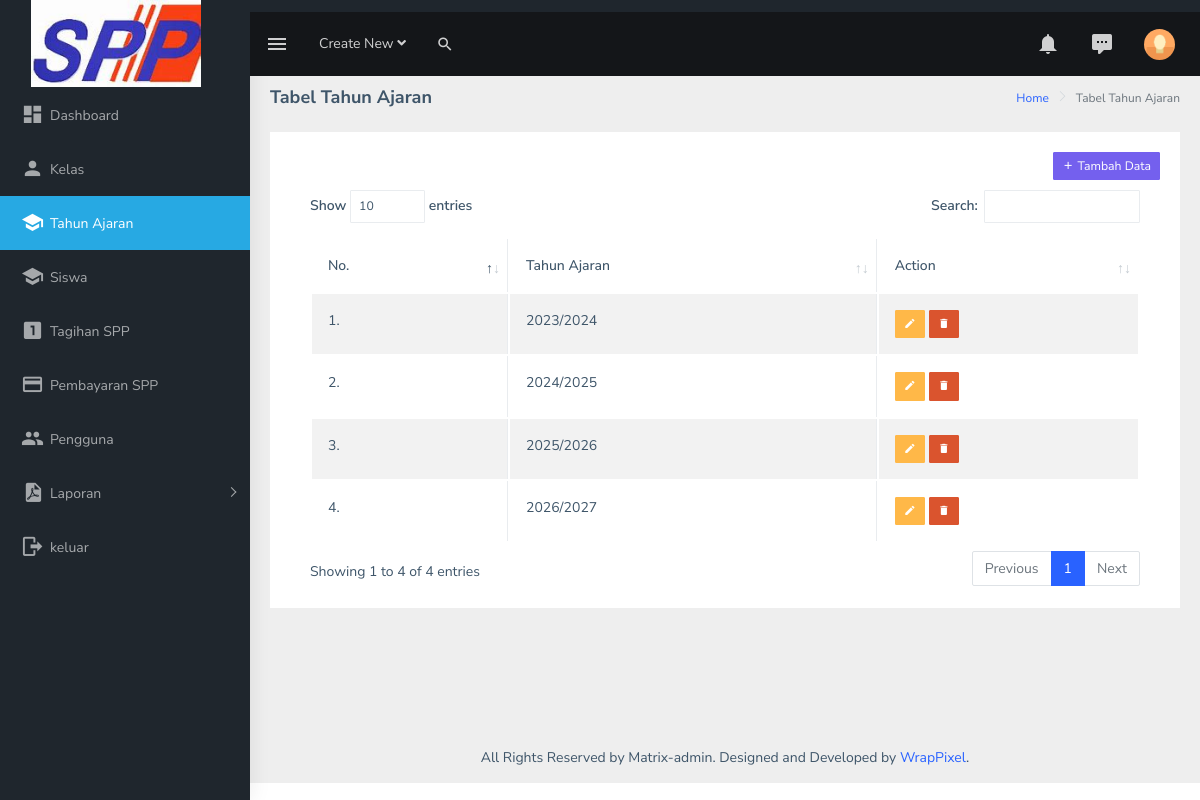
The app's page /admin/tahunA.php (signed in) with its own data.
### tables this page shows
CREATE TABLE `tb_ta` (
  `id_ta` int(11) NOT NULL,
  `ta` varchar(50) NOT NULL
);

### admin/tahunA.php (the view, shortened to what this page needs)
<?php
include 'koneksi.php';
?>
<!DOCTYPE html>
<html dir="ltr" lang="en">
  <head>
    <link
      rel="stylesheet"
      type="text/css"
      href="../assets/extra-libs/multicheck/multicheck.css"
    />
    <link
      href="../assets/libs/datatables.net-bs4/css/dataTables.bootstrap4.css"
      rel="stylesheet"
    />
    <link href="../dist/css/style.min.css" rel="stylesheet" />
  </head>
  <body>
    <div
      id="main-wrapper"
      data-layout="vertical"
      data-navbarbg="skin5"
      data-sidebartype="full"
      data-sidebar-position="absolute"
      data-header-position="absolute"
      data-boxed-layout="full"
    >
      <header class="topbar" data-navbarbg="skin5">
        <nav class="navbar top-navbar navbar-expand-md navbar-dark">
          <div class="navbar-header" data-logobg="skin5">
            <a class="navbar-brand" href="index.html">
              <span class="logo-text ms-2">
                <img
                  src="assets/images/spp.jpeg" width="170px"
                  alt="homepage"
                  class="light-logo"
                />
              </span>
            </a>
          </div>
          <div
            class="navbar-collapse collapse"
            id="navbarSupportedContent"
            data-navbarbg="skin5"
          >
            <ul class="navbar-nav float-start me-auto">
              <li class="nav-item d-none d-lg-block">
                <a
                  class="nav-link sidebartoggler waves-effect waves-light"
                  href="javascript:void(0)"
                  data-sidebartype="mini-sidebar"
                  ><i class="mdi mdi-menu font-24"></i
                ></a>
              </li>
              <li class="nav-item dropdown">
                <a
                  class="nav-link dropdown-toggle"
                  href="#"
                  id="navbarDropdown"
                  role="button"
                  data-bs-toggle="dropdown"
                  aria-expanded="false"
                >
                  <span class="d-none d-md-block"
                    >Create New <i class="fa fa-angle-down"></i
                  ></span>
                </a>
              </li>
              <li class="nav-item search-box">
                <a
                  class="nav-link waves-effect waves-dark"
                  href="javascript:void(0)"
                  ><i class="mdi mdi-magnify fs-4"></i
                ></a>
              </li>
            </ul>
            <ul class="navbar-nav float-end">
              <li class="nav-item dropdown">
                <a
                  class="nav-link dropdown-toggle"
                  href="#"
                  id="navbarDropdown"
                  role="button"
                  data-bs-toggle="dropdown"
                  aria-expanded="false"
                >
                  <i class="mdi mdi-bell font-24"></i>
                </a>
              </li>
              <li class="nav-item dropdown">
                <a
                  class="nav-link dropdown-toggle waves-effect waves-dark"
                  href="#"
                  id="2"
                  role="button"
                  data-bs-toggle="dropdown"
                  aria-expanded="false"
                >
                  <i class="font-24 mdi mdi-comment-processing"></i>
                </a>
              </li>
              <li class="nav-item dropdown">
                <a
                  class="
                    nav-link
                    dropdown-toggle
                    text-muted
                    waves-effect waves-dark
                    pro-pic
                  "
                  href="#"
                  id="navbarDropdown"
                  role="button"
                  data-bs-toggle="dropdown"
                  aria-expanded="false"
                >
                  <img
                    src="../assets/images/users/1.jpg"
                    alt="user"
                    class="rounded-circle"
                    width="31"
                  />
                </a>
              </li>
            </ul>
          </div>
        </nav>
      </header>
      <aside class="left-sidebar" data-sidebarbg="skin5">
        <div class="scroll-sidebar">
          <?php include 'menu.php'; ?>
        </div>
      </aside>
      <div class="page-wrapper">
        <div class="page-breadcrumb">
          <div class="row">
            <div class="col-12 d-flex no-block align-items-center">
              <h4 class="page-title">Tabel Tahun Ajaran</h4>
              <div class="ms-auto text-end">
                <nav aria-label="breadcrumb">
                  <ol class="breadcrumb">
                    <li class="breadcrumb-item"><a href="index.php">Home</a></li>
                    <li class="breadcrumb-item active" aria-current="page">
                      Tabel Tahun Ajaran
                    </li>
                  </ol>
                </nav>
              </div>
            </div>
          </div>
        </div>
        <div class="container-fluid">
          <div class="row">
            <div class="col-12">
              <div class="card">
                <div class="card-body">
                  <div class="card-title" style="display: grid; justify-content: end;">
                    <a class="btn btn-sm btn-primary" href="" data-bs-toggle="modal" data-bs-target="#taModal"><i class="mdi mdi-plus"></i> Tambah Data</a>
                  </div>
                  <div class="table-responsive">
                    <table
                      id="zero_config"
                      class="table table-striped table-bordered"
                    >
                      <thead>
                        <tr>
                          <th>No.</th>
                          <th>Tahun Ajaran</th>
                          <th>Action</th>
                        </tr>
                      </thead>
                      <tbody>
                        <?php
                        $no=1;
                        $data = mysqli_query($koneksi, "SELECT * FROM tb_ta");
                        while ($row = mysqli_fetch_assoc($data)) {
                        ?>
                        <tr>
                          <td><?php echo $no++; ?>.</td>
                          <td><?php echo $row['ta']; ?></td>
                          <td>
                            <a class="btn btn-sm btn-warning" href="" data-bs-toggle="modal" data-bs-target="#taeditModal<?php echo $row['id_ta']; ?>"><i class="mdi mdi-pencil"></i></a>
                            <a class="btn btn-sm btn-danger" href="hapusta.php?id=<?php echo $row['id_ta']; ?>"><i class="mdi mdi-delete"></i></a>
                          </td>
                        </tr>
                        <?php } ?>
                      </tbody>
                    </table>
                  </div>
                </div>
              </div>
            </div>
          </div>
        </div>
        <footer class="footer text-center">
          All Rights Reserved by Matrix-admin. Designed and Developed by
          <a href="https://www.wrappixel.com">WrapPixel</a>.
        </footer>
      </div>
    </div>
  </body>
</html>

### records on screen
tb_ta: ta "2023/2024"
tb_ta: ta "2024/2025"
tb_ta: ta "2025/2026"
tb_ta: ta "2026/2027"
